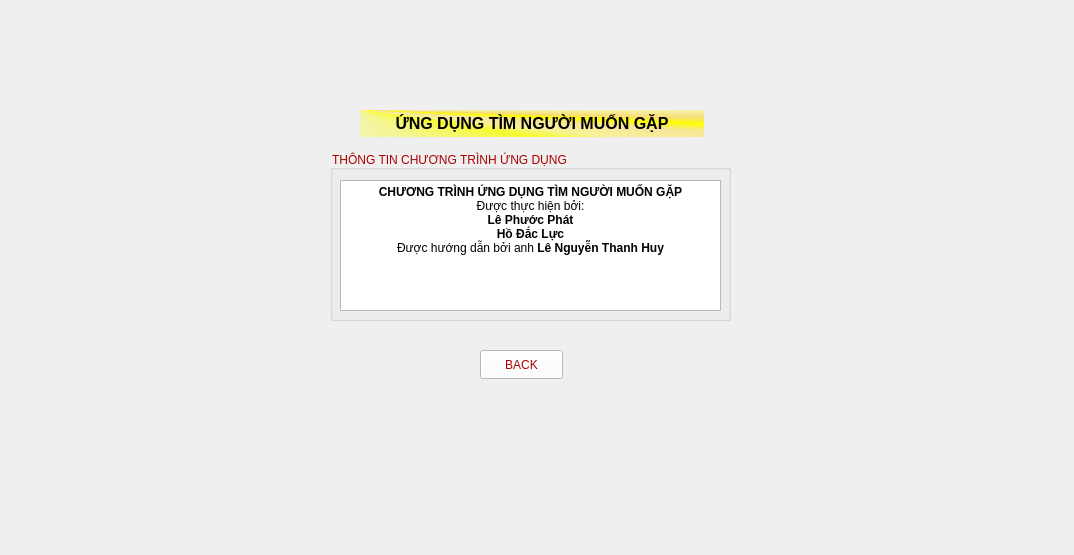
<?xml version="1.0" encoding="UTF-8"?>
<ui version="4.0">
 <class>Credit_Page</class>
 <widget class="QMainWindow" name="Credit_Page">
  <property name="geometry">
   <rect>
    <x>0</x>
    <y>0</y>
    <width>1074</width>
    <height>555</height>
   </rect>
  </property>
  <property name="windowTitle">
   <string>MainWindow</string>
  </property>
  <property name="styleSheet">
   <string notr="true"/>
  </property>
  <widget class="QWidget" name="centralwidget">
   <widget class="QGroupBox" name="credit_info_box">
    <property name="geometry">
     <rect>
      <x>330</x>
      <y>150</y>
      <width>401</width>
      <height>171</height>
     </rect>
    </property>
    <property name="styleSheet">
     <string notr="true">font: 700 9pt &quot;Segoe UI&quot;;
color: rgb(170, 0, 0);
border-color: rgb(170, 0, 0);</string>
    </property>
    <property name="title">
     <string>THÔNG TIN CHƯƠNG TRÌNH ỨNG DỤNG</string>
    </property>
    <widget class="QLabel" name="label">
     <property name="geometry">
      <rect>
       <x>100</x>
       <y>80</y>
       <width>63</width>
       <height>21</height>
      </rect>
     </property>
     <property name="text">
      <string/>
     </property>
    </widget>
    <widget class="QTextBrowser" name="credit_info_text">
     <property name="geometry">
      <rect>
       <x>10</x>
       <y>30</y>
       <width>381</width>
       <height>131</height>
      </rect>
     </property>
     <property name="styleSheet">
      <string notr="true">color: rgb(0, 0, 0);
font: 700 9pt &quot;Segoe UI&quot;;</string>
     </property>
     <property name="html">
      <string>&lt;!DOCTYPE HTML PUBLIC &quot;-//W3C//DTD HTML 4.0//EN&quot; &quot;http://www.w3.org/TR/REC-html40/strict.dtd&quot;&gt;
&lt;html&gt;&lt;head&gt;&lt;meta name=&quot;qrichtext&quot; content=&quot;1&quot; /&gt;&lt;meta charset=&quot;utf-8&quot; /&gt;&lt;style type=&quot;text/css&quot;&gt;
p, li { white-space: pre-wrap; }
hr { height: 1px; border-width: 0; }
li.unchecked::marker { content: &quot;\2610&quot;; }
li.checked::marker { content: &quot;\2612&quot;; }
&lt;/style&gt;&lt;/head&gt;&lt;body style=&quot; font-family:'Segoe UI'; font-size:9pt; font-weight:700; font-style:normal;&quot;&gt;
&lt;p align=&quot;center&quot; style=&quot; margin-top:0px; margin-bottom:0px; margin-left:0px; margin-right:0px; -qt-block-indent:0; text-indent:0px;&quot;&gt;CHƯƠNG TRÌNH ỨNG DỤNG TÌM NGƯỜI MUỐN GẶP&lt;/p&gt;
&lt;p align=&quot;center&quot; style=&quot; margin-top:0px; margin-bottom:0px; margin-left:0px; margin-right:0px; -qt-block-indent:0; text-indent:0px;&quot;&gt;&lt;span style=&quot; font-weight:400;&quot;&gt;Được thực hiện bởi:&lt;/span&gt;&lt;/p&gt;
&lt;p align=&quot;center&quot; style=&quot; margin-top:0px; margin-bottom:0px; margin-left:0px; margin-right:0px; -qt-block-indent:0; text-indent:0px;&quot;&gt;Lê Phước Phát&lt;/p&gt;
&lt;p align=&quot;center&quot; style=&quot; margin-top:0px; margin-bottom:0px; margin-left:0px; margin-right:0px; -qt-block-indent:0; text-indent:0px;&quot;&gt;Hồ Đắc Lực&lt;/p&gt;
&lt;p align=&quot;center&quot; style=&quot; margin-top:0px; margin-bottom:0px; margin-left:0px; margin-right:0px; -qt-block-indent:0; text-indent:0px;&quot;&gt;&lt;span style=&quot; font-weight:400;&quot;&gt;Được hướng dẫn bởi anh &lt;/span&gt;Lê Nguyễn Thanh Huy&lt;/p&gt;&lt;/body&gt;&lt;/html&gt;</string>
     </property>
    </widget>
   </widget>
   <widget class="QLabel" name="title_label">
    <property name="geometry">
     <rect>
      <x>360</x>
      <y>110</y>
      <width>344</width>
      <height>27</height>
     </rect>
    </property>
    <property name="font">
     <font>
      <pointsize>12</pointsize>
      <bold>true</bold>
     </font>
    </property>
    <property name="mouseTracking">
     <bool>true</bool>
    </property>
    <property name="styleSheet">
     <string notr="true">background-color: qconicalgradient(cx:0, cy:0, angle:135, stop:0 rgba(255, 255, 0, 69), stop:0.375 rgba(255, 255, 0, 69), stop:0.423533 rgba(251, 255, 0, 145), stop:0.45 rgba(247, 255, 0, 208), stop:0.477581 rgba(255, 244, 71, 130), stop:0.518717 rgba(255, 218, 71, 130), stop:0.55 rgba(255, 255, 0, 255), stop:0.57754 rgba(255, 203, 0, 130), stop:0.625 rgba(255, 255, 0, 69), stop:1 rgba(255, 255, 0, 69));
color: rgb(0, 0, 0);</string>
    </property>
    <property name="text">
     <string>&lt;html&gt;&lt;head/&gt;&lt;body&gt;&lt;p align=&quot;center&quot;&gt;ỨNG DỤNG TÌM NGƯỜI MUỐN GẶP&lt;/p&gt;&lt;/body&gt;&lt;/html&gt;</string>
    </property>
   </widget>
   <widget class="QPushButton" name="back_button">
    <property name="geometry">
     <rect>
      <x>480</x>
      <y>350</y>
      <width>83</width>
      <height>29</height>
     </rect>
    </property>
    <property name="maximumSize">
     <size>
      <width>83</width>
      <height>29</height>
     </size>
    </property>
    <property name="styleSheet">
     <string notr="true">color: rgb(170, 0, 0);
background-color: rgb(255, 255, 255);
font: 700 9pt &quot;Segoe UI&quot;;</string>
    </property>
    <property name="text">
     <string>BACK</string>
    </property>
   </widget>
   <zorder>back_button</zorder>
   <zorder>credit_info_box</zorder>
   <zorder>title_label</zorder>
  </widget>
  <widget class="QMenuBar" name="menubar">
   <property name="geometry">
    <rect>
     <x>0</x>
     <y>0</y>
     <width>1074</width>
     <height>22</height>
    </rect>
   </property>
  </widget>
 </widget>
 <resources>
  <include location="background.qrc"/>
 </resources>
 <connections/>
</ui>
